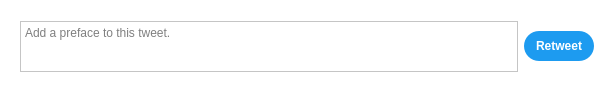
<?xml version="1.0" encoding="UTF-8"?>
<ui version="4.0">
 <class>RetweetPreface</class>
 <widget class="QWidget" name="RetweetPreface">
  <property name="geometry">
   <rect>
    <x>0</x>
    <y>0</y>
    <width>601</width>
    <height>92</height>
   </rect>
  </property>
  <property name="windowTitle">
   <string>RetweetPreface</string>
  </property>
  <property name="styleSheet">
   <string notr="true">background-color: rgb(255, 255, 255);</string>
  </property>
  <widget class="QWidget" name="gridLayoutWidget">
   <property name="geometry">
    <rect>
     <x>0</x>
     <y>10</y>
     <width>601</width>
     <height>73</height>
    </rect>
   </property>
   <layout class="QGridLayout" name="gridLayout">
    <property name="leftMargin">
     <number>7</number>
    </property>
    <property name="rightMargin">
     <number>7</number>
    </property>
    <item row="0" column="0">
     <widget class="QLabel" name="profilePic">
      <property name="text">
       <string/>
      </property>
      <property name="pixmap">
       <pixmap>default_profile_50X50.png</pixmap>
      </property>
     </widget>
    </item>
    <item row="0" column="1">
     <widget class="QTextEdit" name="textEdit">
      <property name="palette">
       <palette>
        <active>
         <colorrole role="Button">
          <brush brushstyle="SolidPattern">
           <color alpha="255">
            <red>255</red>
            <green>255</green>
            <blue>255</blue>
           </color>
          </brush>
         </colorrole>
         <colorrole role="Base">
          <brush brushstyle="SolidPattern">
           <color alpha="255">
            <red>255</red>
            <green>255</green>
            <blue>255</blue>
           </color>
          </brush>
         </colorrole>
         <colorrole role="Window">
          <brush brushstyle="SolidPattern">
           <color alpha="255">
            <red>255</red>
            <green>255</green>
            <blue>255</blue>
           </color>
          </brush>
         </colorrole>
         <colorrole role="Shadow">
          <brush brushstyle="SolidPattern">
           <color alpha="255">
            <red>255</red>
            <green>255</green>
            <blue>255</blue>
           </color>
          </brush>
         </colorrole>
         <colorrole role="Highlight">
          <brush brushstyle="SolidPattern">
           <color alpha="255">
            <red>255</red>
            <green>255</green>
            <blue>255</blue>
           </color>
          </brush>
         </colorrole>
        </active>
        <inactive>
         <colorrole role="Button">
          <brush brushstyle="SolidPattern">
           <color alpha="255">
            <red>255</red>
            <green>255</green>
            <blue>255</blue>
           </color>
          </brush>
         </colorrole>
         <colorrole role="Base">
          <brush brushstyle="SolidPattern">
           <color alpha="255">
            <red>255</red>
            <green>255</green>
            <blue>255</blue>
           </color>
          </brush>
         </colorrole>
         <colorrole role="Window">
          <brush brushstyle="SolidPattern">
           <color alpha="255">
            <red>255</red>
            <green>255</green>
            <blue>255</blue>
           </color>
          </brush>
         </colorrole>
         <colorrole role="Shadow">
          <brush brushstyle="SolidPattern">
           <color alpha="255">
            <red>255</red>
            <green>255</green>
            <blue>255</blue>
           </color>
          </brush>
         </colorrole>
         <colorrole role="Highlight">
          <brush brushstyle="SolidPattern">
           <color alpha="255">
            <red>255</red>
            <green>255</green>
            <blue>255</blue>
           </color>
          </brush>
         </colorrole>
        </inactive>
        <disabled>
         <colorrole role="Button">
          <brush brushstyle="SolidPattern">
           <color alpha="255">
            <red>255</red>
            <green>255</green>
            <blue>255</blue>
           </color>
          </brush>
         </colorrole>
         <colorrole role="Base">
          <brush brushstyle="SolidPattern">
           <color alpha="255">
            <red>255</red>
            <green>255</green>
            <blue>255</blue>
           </color>
          </brush>
         </colorrole>
         <colorrole role="Window">
          <brush brushstyle="SolidPattern">
           <color alpha="255">
            <red>255</red>
            <green>255</green>
            <blue>255</blue>
           </color>
          </brush>
         </colorrole>
         <colorrole role="Shadow">
          <brush brushstyle="SolidPattern">
           <color alpha="255">
            <red>255</red>
            <green>255</green>
            <blue>255</blue>
           </color>
          </brush>
         </colorrole>
         <colorrole role="Highlight">
          <brush brushstyle="SolidPattern">
           <color alpha="255">
            <red>0</red>
            <green>120</green>
            <blue>215</blue>
           </color>
          </brush>
         </colorrole>
        </disabled>
       </palette>
      </property>
      <property name="styleSheet">
       <string notr="true">font: 80 11pt &quot;MS Shell Dlg 2&quot;;
border-color: rgb(255, 255, 255);</string>
      </property>
      <property name="placeholderText">
       <string>Add a preface to this tweet.</string>
      </property>
     </widget>
    </item>
    <item row="0" column="2">
     <widget class="QPushButton" name="pushButton_retweetPref">
      <property name="minimumSize">
       <size>
        <width>70</width>
        <height>30</height>
       </size>
      </property>
      <property name="maximumSize">
       <size>
        <width>70</width>
        <height>30</height>
       </size>
      </property>
      <property name="palette">
       <palette>
        <active>
         <colorrole role="Button">
          <brush brushstyle="SolidPattern">
           <color alpha="255">
            <red>29</red>
            <green>155</green>
            <blue>240</blue>
           </color>
          </brush>
         </colorrole>
         <colorrole role="Text">
          <brush brushstyle="SolidPattern">
           <color alpha="255">
            <red>255</red>
            <green>255</green>
            <blue>255</blue>
           </color>
          </brush>
         </colorrole>
         <colorrole role="ButtonText">
          <brush brushstyle="SolidPattern">
           <color alpha="255">
            <red>255</red>
            <green>255</green>
            <blue>255</blue>
           </color>
          </brush>
         </colorrole>
         <colorrole role="Base">
          <brush brushstyle="SolidPattern">
           <color alpha="255">
            <red>29</red>
            <green>155</green>
            <blue>240</blue>
           </color>
          </brush>
         </colorrole>
         <colorrole role="Window">
          <brush brushstyle="SolidPattern">
           <color alpha="255">
            <red>29</red>
            <green>155</green>
            <blue>240</blue>
           </color>
          </brush>
         </colorrole>
         <colorrole role="Shadow">
          <brush brushstyle="SolidPattern">
           <color alpha="255">
            <red>255</red>
            <green>255</green>
            <blue>255</blue>
           </color>
          </brush>
         </colorrole>
         <colorrole role="PlaceholderText">
          <brush brushstyle="SolidPattern">
           <color alpha="128">
            <red>255</red>
            <green>255</green>
            <blue>255</blue>
           </color>
          </brush>
         </colorrole>
        </active>
        <inactive>
         <colorrole role="Button">
          <brush brushstyle="SolidPattern">
           <color alpha="255">
            <red>29</red>
            <green>155</green>
            <blue>240</blue>
           </color>
          </brush>
         </colorrole>
         <colorrole role="Text">
          <brush brushstyle="SolidPattern">
           <color alpha="255">
            <red>255</red>
            <green>255</green>
            <blue>255</blue>
           </color>
          </brush>
         </colorrole>
         <colorrole role="ButtonText">
          <brush brushstyle="SolidPattern">
           <color alpha="255">
            <red>255</red>
            <green>255</green>
            <blue>255</blue>
           </color>
          </brush>
         </colorrole>
         <colorrole role="Base">
          <brush brushstyle="SolidPattern">
           <color alpha="255">
            <red>29</red>
            <green>155</green>
            <blue>240</blue>
           </color>
          </brush>
         </colorrole>
         <colorrole role="Window">
          <brush brushstyle="SolidPattern">
           <color alpha="255">
            <red>29</red>
            <green>155</green>
            <blue>240</blue>
           </color>
          </brush>
         </colorrole>
         <colorrole role="Shadow">
          <brush brushstyle="SolidPattern">
           <color alpha="255">
            <red>255</red>
            <green>255</green>
            <blue>255</blue>
           </color>
          </brush>
         </colorrole>
         <colorrole role="PlaceholderText">
          <brush brushstyle="SolidPattern">
           <color alpha="128">
            <red>255</red>
            <green>255</green>
            <blue>255</blue>
           </color>
          </brush>
         </colorrole>
        </inactive>
        <disabled>
         <colorrole role="Button">
          <brush brushstyle="SolidPattern">
           <color alpha="255">
            <red>29</red>
            <green>155</green>
            <blue>240</blue>
           </color>
          </brush>
         </colorrole>
         <colorrole role="Text">
          <brush brushstyle="SolidPattern">
           <color alpha="255">
            <red>120</red>
            <green>120</green>
            <blue>120</blue>
           </color>
          </brush>
         </colorrole>
         <colorrole role="ButtonText">
          <brush brushstyle="SolidPattern">
           <color alpha="255">
            <red>120</red>
            <green>120</green>
            <blue>120</blue>
           </color>
          </brush>
         </colorrole>
         <colorrole role="Base">
          <brush brushstyle="SolidPattern">
           <color alpha="255">
            <red>29</red>
            <green>155</green>
            <blue>240</blue>
           </color>
          </brush>
         </colorrole>
         <colorrole role="Window">
          <brush brushstyle="SolidPattern">
           <color alpha="255">
            <red>29</red>
            <green>155</green>
            <blue>240</blue>
           </color>
          </brush>
         </colorrole>
         <colorrole role="Shadow">
          <brush brushstyle="SolidPattern">
           <color alpha="255">
            <red>255</red>
            <green>255</green>
            <blue>255</blue>
           </color>
          </brush>
         </colorrole>
         <colorrole role="PlaceholderText">
          <brush brushstyle="SolidPattern">
           <color alpha="128">
            <red>0</red>
            <green>0</green>
            <blue>0</blue>
           </color>
          </brush>
         </colorrole>
        </disabled>
       </palette>
      </property>
      <property name="font">
       <font>
        <pointsize>9</pointsize>
        <weight>75</weight>
        <bold>true</bold>
       </font>
      </property>
      <property name="focusPolicy">
       <enum>Qt::StrongFocus</enum>
      </property>
      <property name="styleSheet">
       <string notr="true">QPushButton#pushButton_retweetPref{
background-color:rgb(29,155,240);
border-radius:15px;
}

QPushButton#pushButton_retweetPref:hover {
    background-color: rgb(26,140,216);
    border-radius:15px;
}</string>
      </property>
      <property name="text">
       <string>Retweet</string>
      </property>
     </widget>
    </item>
   </layout>
  </widget>
 </widget>
 <layoutdefault spacing="6" margin="11"/>
 <resources/>
 <connections/>
</ui>
